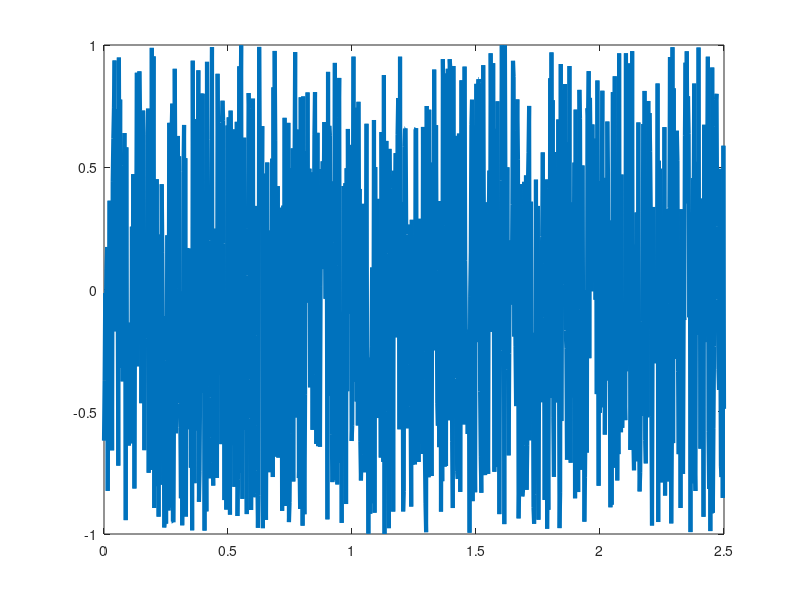

Source code (MATLAB): (Note: this script raises an error after producing the figure.)
%% Válogatott modellek a matematikai biológiában

%% 2. gyakorlat
% Hővezetés egyenlete végtelen rúdban
% Diffúzió egyenlet megoldása a beépített |pdepe függvény segítségével

%% Hővezetés egyenlete adott kezdeti feltétel mellett
% Hővezetés egyenlete: $u'_t = D u''_{xx}$, ahol $k=1$.
% 
% A Matlab |pdepe| függvénye a következő típusú egyváltozós időfüggő PDE-t tudja 
% megoldani: 
% 
% $$    c(x,t,u,u'_x) \, u'_t = x^{-m} \frac{\partial}{\partial    x} \Big(x^m 
% \, f(x,t,u,u'_x)\Big) + s(x,t,u,u'_x),$$
% 
% $p(x,t,u) + q(x,t) \, f(x,t,u,u'_x) = 0$ típusú peremfeltétellel.
% 
% ahol $m=0,1,2$. 
% 
% Nézzünk néhány példát:
% 
% $$\left\{\begin{array}{l} m = 0 \\ c(x,t,u,u'_x) = 0 \\f(x,t,u,u'_x) = D \, 
% u'_x \\s(x,t,u,u'_x) = 0 \\p(x,t,u) = 0 \\q(x,t) = 1\end{array} \right. \Rightarrow\left\{\begin{array}{ll}u'_t 
% = D u''_{xx} & \text{Diffúzió egyenlete}\\u'_x(0,t) = u'_x(L,t) = 0 & \text{Neumann 
% perem}\end{array}\right.$$
% 
% Vagy:
% 
% $$\left\{\begin{array}{ll} m = 0 \\ c(x,t,u,u'_x) = 0 \\f(x,t,u,u'_x) = D 
% \, u'_x \\s(x,t,u,u'_x) = u - u^2 \\p(x,t,u) = u-a & \text{b.o.}\\p(x,t,u) = 
% u-b & \text{j.o.}\\q(x,t) = 0\end{array} \right. \Rightarrow\left\{\begin{array}{ll}u'_t 
% = D u''_{xx} + cu(1 - u) & \text{Diffúzió egyenlete gerjesztéssel}\\u(0,t) = 
% a & \text{Dirichlet perem} \\u(L,t) = b\end{array}\right.$$
% 
% A |pdepe(m,pde,ic,bc,x,t)| a következő argumentumokat várja:

%% 
% # m = 0, 1, 2 (egyértelmű)
% # pde: $(x,t,u,u'_x) \mapsto \Big( c(x,t,u,u'_x),\, f(x,t,u,u'_x),\, s(x,t,u,u'_x)\Big)$. 
% Tehát egy olyan függvény, aminek négy argumentuma van $(x,t,u,u'_x)$ és három 
% visszatérési értéke: $\Big( c(x,t,u,u'_x),\, f(x,t,u,u'_x),\, s(x,t,u,u'_x) 
% \Big)$. Ez határozza meg a PDE alakját.
% # ic: $x \mapsto g(x)$ kezdeti feltétel
% # bc: $\Big( x_\text{left},u(x_\text{left},t),x_\text{right}, u(x_\text{right},t), 
% t \Big) \mapsto \Big( p_\text{left}, q_\text{left}, p_\text{right}, q_\text{right} 
% \Big)$ peremfeltétel
% # x: felosztás térdimenzió mentén
% # t: felosztás idő dimenzió mentén
% PDE megadása
% A c, f, s függvényeket egy olyan függvény segítségével deklarálom, aminek 
% négy argumentuma van $(x,t,u,u'_x)$, és három értéket ad vissza: $c(x,t,u,u'_x),\, 
% f(x,t,u,u'_x),\, s(x,t,u,u'_x)$, lásd pl. |pde_diffusion_1| függvényt. 
% 
% Ezt a függvényt "inline" is lehet deklarálni egy anonim függvény segítségével 
% (|f = @(x) sin(x)|). Annak érdekében, hogy az anonim függvény több értéket is 
% vissza tudjon adni felhasználom a |deal| függvényt, az úgymond "dealert", amely 
% kiosztja az argumentumában található értékeket különálló visszatérési értékekként.
% Kezdeti feltétel megválasztása
% $$u(x,0) = g(x)$$

g = @(x) sign(sin(pi*x)) + sign(cos(3*pi*x)) + sign(cos(10*pi*x + 0.2));
% g = @(x) sign(sin(2*pi*x));
g = @(x) rand(size(x))*2-1;

x_lim = [0 2.5];
x = linspace(x_lim(1),x_lim(2),1000);

figure, plot(x,g(x),'LineWidth',3)

%% 
% 
% PDE megoldása
% Idő szerinti felosztás megadása:

% t = linspace(0,1,00);
t = logspace(-5,1,300);

%% 
% Végül a megoldás (az x szerinti felosztást már korábban megadtuk):

D = 1;
pde = @(x,t,u,ux) deal( 1 , 0.01*D*ux , 10*u*(1-u^2));

m = 0;
u = pdepe(m,pde,g,@bc_Neumann,x,t);

% Megjelenítés
% Amikor időben több hasonló ábrát szeretnénk egymás után kirajzolni úgy mint 
% egy animációt, akkor csak az első időpillanathoz tartozó ábrákat rajzolom ki 
% (|plot|, |surf|, |mesh|, stb... függvényekkel). Majd az animáció során a már 
% meglévő ábrákat frissítem. Így jóval gyorsabb a kirajzolás, kevésbé fog szaggatni.
% 
% Létrehozok egy Figure ablakot Visibile = 'on' argumentummal, annak érdekében, 
% hogy az ábra kiugorjon a LiveScript-ből. Ennek hiányában az ábra a LiveScript-ben 
% inline fog megjelenni. Én általában módosítani szoktam az ábra méretét is.

fig = figure(1231);
fig.Position(3:4) = [1111 390];

%% 
% Subplot-ot helyett a |tiledlayout|-ot javaslom. Könnyebb használni.

Tl = tiledlayout(2,2,"TileSpacing","compact","Padding","tight");

%% 
% Az első ábrán a teljes $u(x,t)$ függvényt ábrázolom 3D-ben.

nexttile([2,1]);
surf(x,t,u), light, shading interp
xlabel('Distance x')
ylabel('Time t')

%% 
% A második ábrán $v(x) = u(x,t_i)$ függvényt ábrázolom minden egyes $t_i$ időpillanatban. 
% Ábrázolom továbbá $v(x)$ függvény csúcsait és gyökeit. Ebből egy animáció fog 
% kikerekedni.

nexttile; hold on, grid on, box on;
Pl = plot(x,g(x));
ylim([-3,3]) 

%% 
% A kezdeti feltétel függvényére a csúcsokat és gyököket meg sem próbálom kirajzolni, 
% ámde az ábrák objektumait létrehozom és az ezekre mutató pointert eltárolom, 
% hogy az animáció során befolyásolni tudjam.

Pl_pPeaks = plot(0,0,'^');
Pl_nPeaks = plot(0,0,'v');
Pl_Roots = plot(0,0,'k.','MarkerSize',15);
Tit2_Str = @(t) "$v(x) = u(x,t)$, ahol $t = " + sprintf('%9.7f',t) + "$ [sec]";
Tit2 = title(Tit2_Str(0),'Interpreter','latex','FontSize',13);

%% 
% Ábrázolni szeretném a függvény gyökeit is egy külön ábrán.

nexttile; hold on, box on, grid on;
Pl_tRoots = plot(0,NaN,'k.','MarkerSize',7);
xlim(x_lim);
ylim(log10(t([1,end])));
title('Gyökök mozgása')
drawnow

%% 
% Az animációs során minden időpillanatban 

for i = 1:numel(t)
    v = u(i,:);

    Pl.YData = v; 

    % Megkeresem a lokális maximumokat
    [PKS,LOCS] = findpeaks(v,x);
    % Frissítem az adatpontokat
    Pl_pPeaks.XData = LOCS;
    Pl_pPeaks.YData = PKS;

    % Megkeresem a lokális minimumokat
    [PKS,LOCS] = findpeaks(-v,x);
    % Frissítem az adatpontokat
    Pl_nPeaks.XData = LOCS;
    Pl_nPeaks.YData = -PKS;

    % Megkeresem a gyököket
    LOCS = findroots(v,x);
    % Frissítem az adatpontokat
    Pl_Roots.XData = LOCS;
    Pl_Roots.YData = LOCS*0;

    % Hozzáadom a gyökök adatpontjai a gyökök időbeni mozgását leíró ábrához
    Pl_tRoots.XData = [Pl_tRoots.XData LOCS];
    Pl_tRoots.YData = [Pl_tRoots.YData LOCS*0+log10(t(i))];

    % Frissítem a második ábra címét, hogy mindig az aktuális idő jelenleg meg
    Tit2.String = Tit2_Str(t(i));

    drawnow
    pause(0.0001)
end